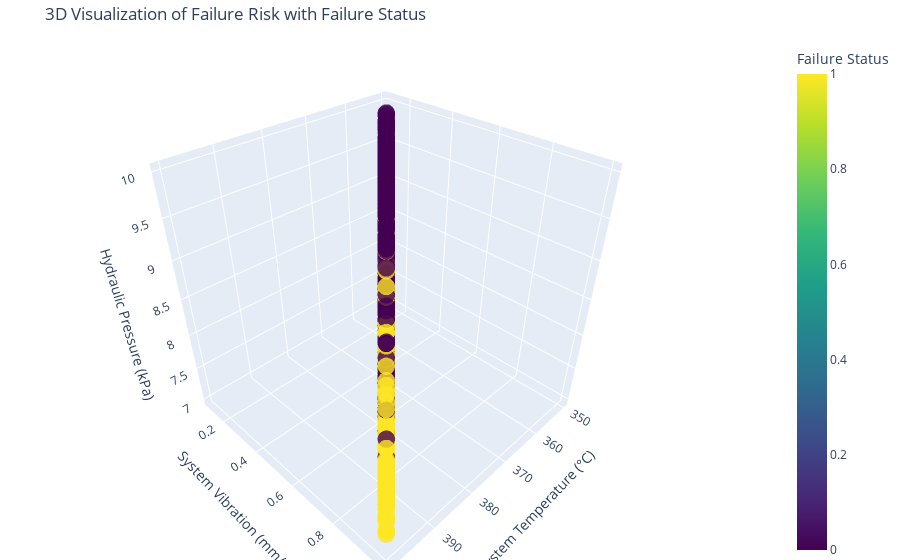

Notebook source saved alongside this figure:
### Code cell
maintenance_system = MilitaryRoboticSystemMaintenance.MilitaryRoboticSystemMaintenance()
data = maintenance_system.generate_synthetic_data()
X_train, X_test, y_train, y_test = maintenance_system.preprocess_data(data)
maintenance_system.train_model(X_train, y_train)
maintenance_system.evaluate_model(X_test, y_test)
maintenance_system.verify_with_gru(X_train, X_test, y_train, y_test)
print("Analyzing feature importance...")
maintenance_system.analyze_feature_importance()
print("Generating correlation heatmap...")
maintenance_system.correlation_heatmap(data)
print("Generating feature distribution plots...")
maintenance_system.feature_distribution(data)
print("Generating time series plot...")
maintenance_system.time_series_plot(data)
predictions = maintenance_system.predict_maintenance_needs(data)
robot = rsm.RoboticSystemModel(data)
tasks = [
{'name': 'Surveillance', 'position': [5, 10, 15]},
{'name': 'Logistics', 'position': [10, 5, 20]},
{'name': 'Reconnaissance', 'position': [20, 15, 5]},
{'name': 'Combat Support', 'position': [25, 10, 10]},
{'name': 'Maintenance Check', 'position': [0, 0, 0]}]
robot.analyze_tasks(tasks)
print(predictions.head(10))
print("Creating 3D visualization of failure risks...")
rsm.RoboticSystemModel.visualize_3d_risk(data)

### Figure 1 — Plotly figure (JSON) as saved in the notebook; plotly's stock layout.template omitted (floating-point values rounded to 4 significant figures; data arrays with more than 128 entries replaced by an {"elided": "..."} marker saying what was removed)
{"data": [{"marker": {"color": {"elided": "1000 int values"}, "colorbar": {"title": {"text": "Failure Status"}}, "colorscale": [[0, "#440154"], [0.1111, "#482878"], [0.2222, "#3e4989"], [0.3333, "#31688e"], [0.4444, "#26828e"], [0.5556, "#1f9e89"], [0.6667, "#35b779"], [0.7778, "#6ece58"], [0.8889, "#b5de2b"], [1, "#fde725"]], "opacity": 0.8, "size": 6}, "mode": "markers", "name": "Failure Data", "type": "scatter3d", "x": {"elided": "1000 float values"}, "y": {"elided": "1000 float values"}, "z": {"elided": "1000 float values"}}], "layout": {"margin": {"b": 0, "l": 0, "r": 0, "t": 40}, "scene": {"xaxis": {"title": {"text": "System Temperature (°C)"}}, "yaxis": {"title": {"text": "System Vibration (mm/s)"}}, "zaxis": {"title": {"text": "Hydraulic Pressure (kPa)"}}}, "title": {"text": "3D Visualization of Failure Risk with Failure Status"}}}
